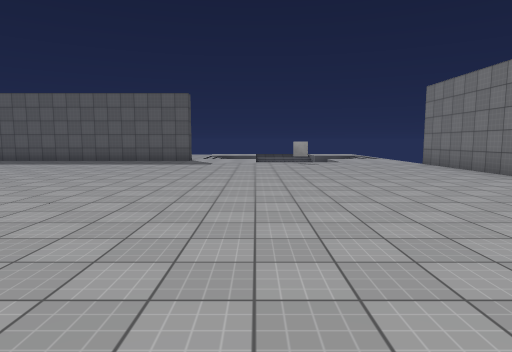
view 1 (above)

24 first-person views from a walk through a scene from a Unity 3-D project. The camera is 1.5 m above the floor, tilts 6° down and sees 75° across. The floor is counted in squares, 2 m on a side. Each view is taken from the middle of a square. On the plan, view 1 faces up. The plan holds only what a view shows up to about 11 squares ahead; the rest is blank. The player character is not drawn. Surface patterns are stand-ins for the level's own textures.

view 2
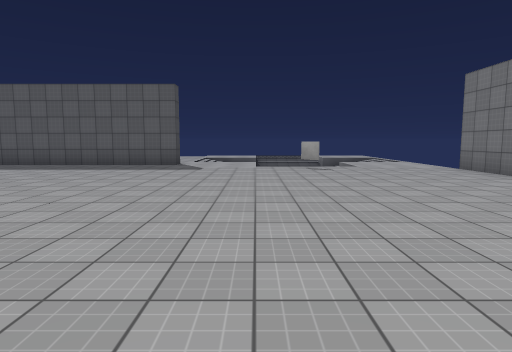

view 3
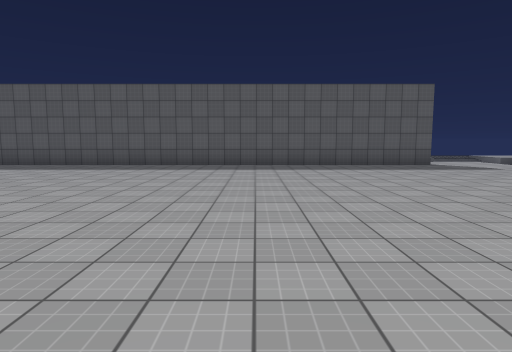

view 4
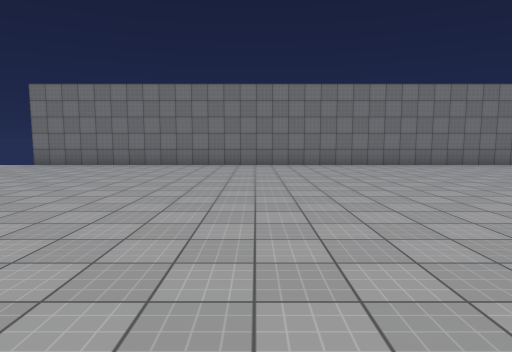

view 5
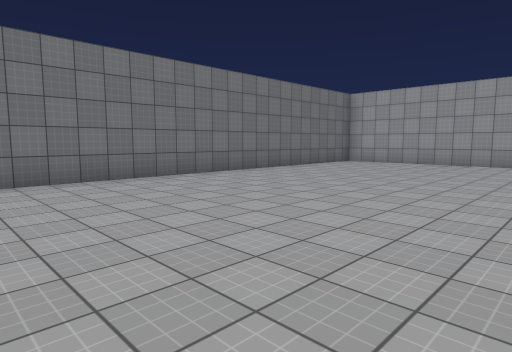

view 6
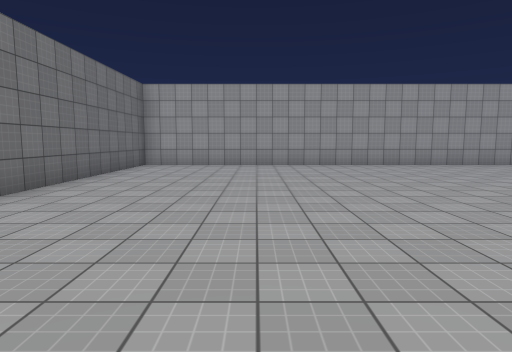

view 7
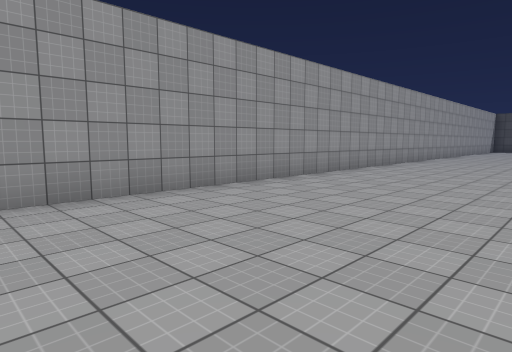

view 8
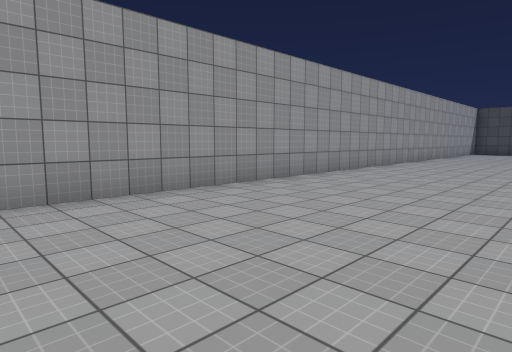

view 9
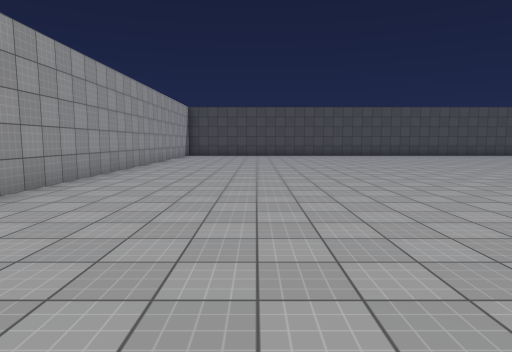

view 10
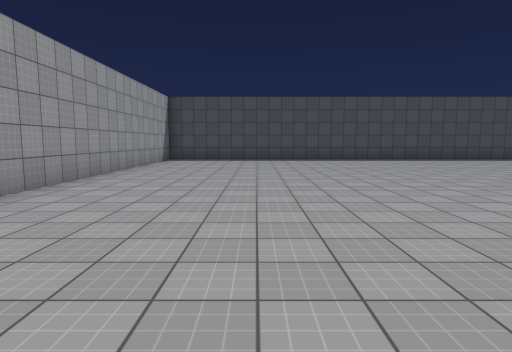

view 11
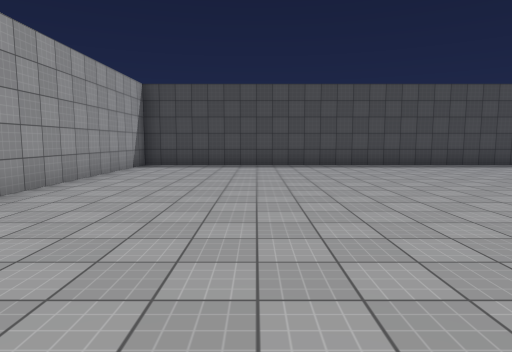

view 12
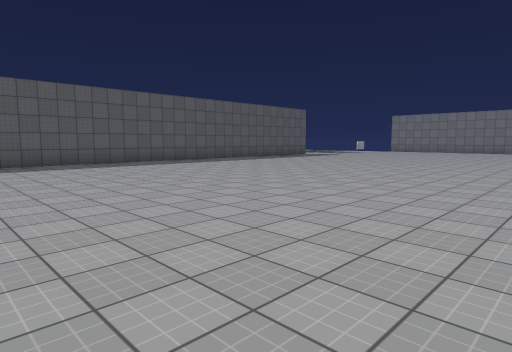

view 13
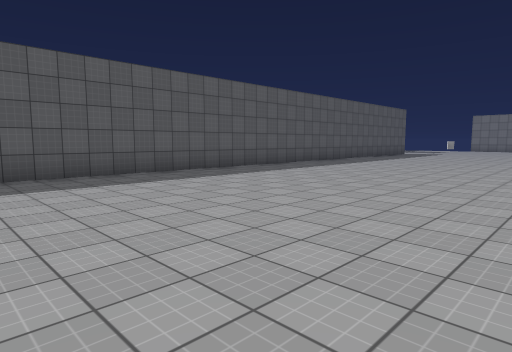

view 14
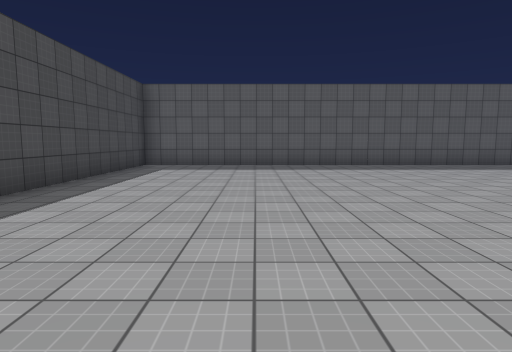

view 15
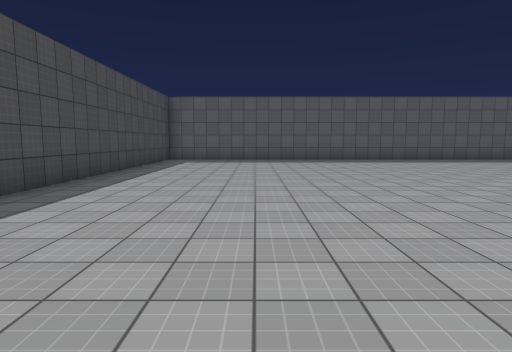

view 16
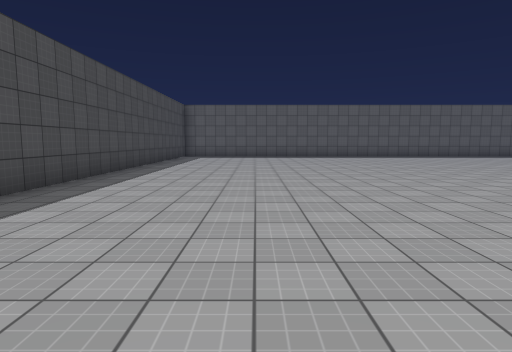

view 17
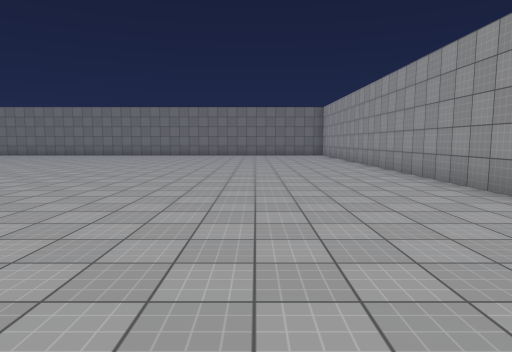

view 18
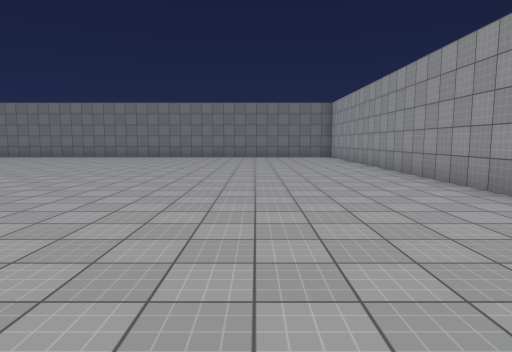

view 19
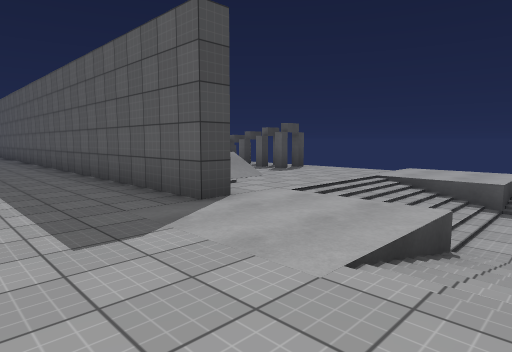

view 20
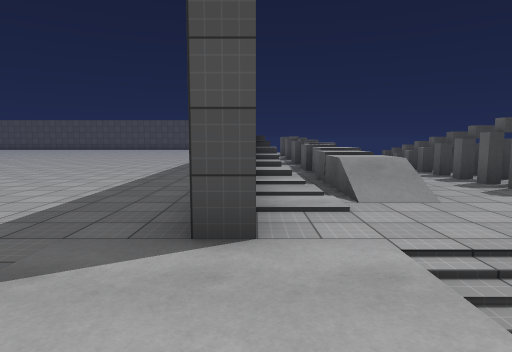

view 21
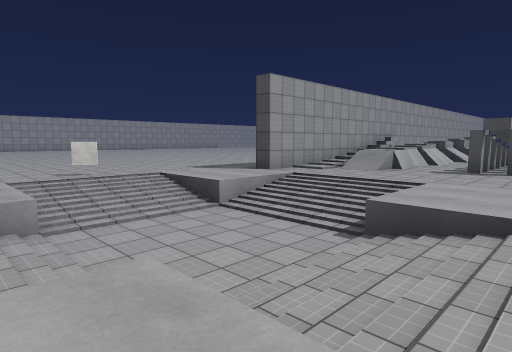

view 22
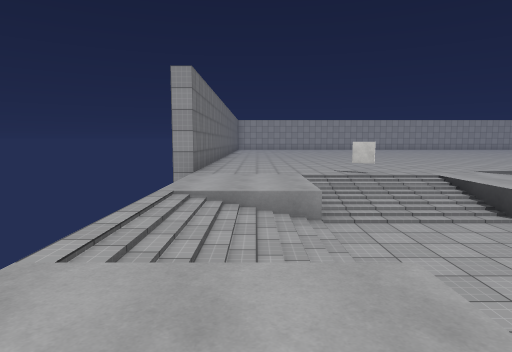

view 23
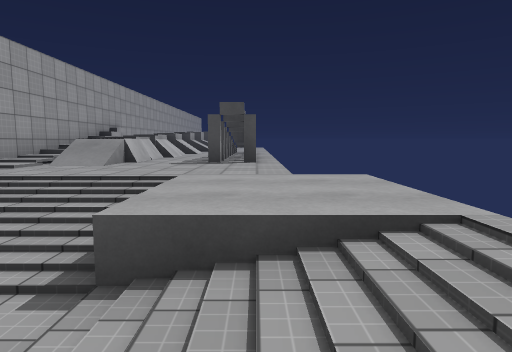

view 24
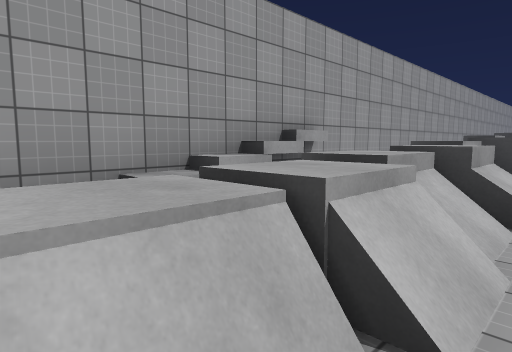

### Floor plan
Key: @ floor where view 1 was taken; # wall or solid block; x gap in a wall; . main floor; - floor 0.25 m lower than the main floor; _ floor 1 m lower than the main floor; : floor 1.5 m higher than the main floor; / step, stairs or slope; = window, fence, low wall or low ledge; ^ raised ledge.
Columns run from 29 left of view 1 to 6 right of it. Each row starts with its distance up from view 1.
 19                            ../--/.
 18                     ##.##....////..
 17                    ^##x##..//___=//
 16                    /......../____/-
 15                 ^=/:=#=#//../____/-
 14                   ....x./..///__=//
 13 ###########################..////..
 12 #............................/../..
 11 #..............................#...x
 10 #..................................#
  9 #..................................#
  8 #..................................#
  7 #..................................#
  6 #..................................#
  5 #..................................#
  4 #..................................#
  3 #..................................#
  2 #......... ...........    .........#
  1 #......... .....          .........#
  0 #...........            .....@.....#
 -1 #............          ............#
 -2 #.............        .............#
 -3 #...............    ...............#
 -4 #................  ................#
 -5 #..................................#
 -6 #..................................#
 -7 #..................................#
 -8 #..................................#
 -9 #..................................#
-10 ####################################

Positions as (right, up) in squares from view 1, and headings:
1: (0, 0), facing up
2: (0, 2), facing up
3: (-8, 2), facing up
4: (-5, 4), facing right
5: (-1, 2), facing down-right
6: (2, 1), facing down
7: (-2, -5), facing down-left
8: (-7, -5), facing down-left
9: (-11, -6), facing left
10: (-15, -6), facing left
11: (-18, -6), facing left
12: (-18, 1), facing up-right
13: (-22, 5), facing up-right
14: (-25, 2), facing up
15: (-25, -1), facing up
16: (-25, -4), facing up
17: (-12, -6), facing right
18: (-10, -6), facing right
19: (1, 10), facing up-left
20: (0, 13), facing left
21: (4, 19), facing down-left
22: (4, 19), facing down
23: (2, 18), facing left
24: (-6, 16), facing down-left
